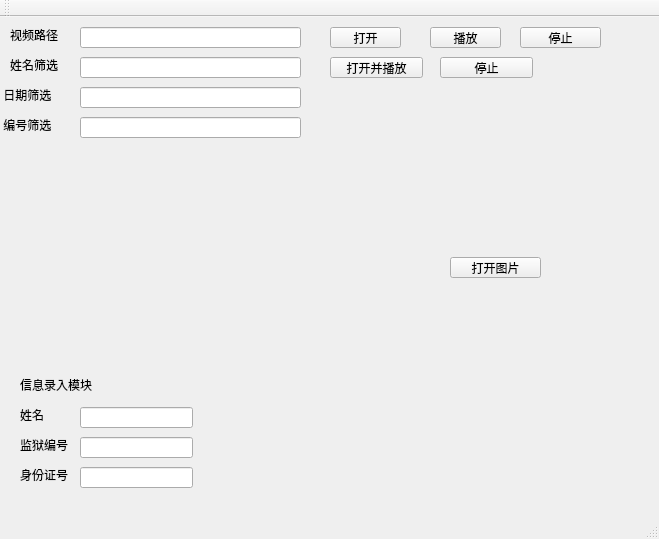
<?xml version="1.0" encoding="UTF-8"?>
<ui version="4.0">
 <class>MainWindow</class>
 <widget class="QMainWindow" name="MainWindow">
  <property name="geometry">
   <rect>
    <x>0</x>
    <y>0</y>
    <width>659</width>
    <height>539</height>
   </rect>
  </property>
  <property name="windowTitle">
   <string>MainWindow</string>
  </property>
  <widget class="QWidget" name="centralWidget">
   <widget class="QPushButton" name="pushButton">
    <property name="geometry">
     <rect>
      <x>330</x>
      <y>10</y>
      <width>71</width>
      <height>21</height>
     </rect>
    </property>
    <property name="text">
     <string>打开</string>
    </property>
   </widget>
   <widget class="QLabel" name="label">
    <property name="geometry">
     <rect>
      <x>10</x>
      <y>10</y>
      <width>72</width>
      <height>15</height>
     </rect>
    </property>
    <property name="text">
     <string>视频路径</string>
    </property>
   </widget>
   <widget class="QLineEdit" name="lineEdit">
    <property name="geometry">
     <rect>
      <x>80</x>
      <y>10</y>
      <width>221</width>
      <height>21</height>
     </rect>
    </property>
   </widget>
   <widget class="QPushButton" name="pushButton_2">
    <property name="geometry">
     <rect>
      <x>430</x>
      <y>10</y>
      <width>71</width>
      <height>21</height>
     </rect>
    </property>
    <property name="text">
     <string>播放</string>
    </property>
   </widget>
   <widget class="QPushButton" name="pushButton_3">
    <property name="geometry">
     <rect>
      <x>520</x>
      <y>10</y>
      <width>81</width>
      <height>21</height>
     </rect>
    </property>
    <property name="text">
     <string>停止</string>
    </property>
   </widget>
   <widget class="QLabel" name="labelvedio1">
    <property name="geometry">
     <rect>
      <x>10</x>
      <y>160</y>
      <width>301</width>
      <height>171</height>
     </rect>
    </property>
    <property name="text">
     <string/>
    </property>
   </widget>
   <widget class="QLineEdit" name="lineEdit_2">
    <property name="geometry">
     <rect>
      <x>80</x>
      <y>390</y>
      <width>113</width>
      <height>21</height>
     </rect>
    </property>
   </widget>
   <widget class="QLineEdit" name="lineEdit_3">
    <property name="geometry">
     <rect>
      <x>80</x>
      <y>420</y>
      <width>113</width>
      <height>21</height>
     </rect>
    </property>
   </widget>
   <widget class="QLineEdit" name="lineEdit_4">
    <property name="geometry">
     <rect>
      <x>80</x>
      <y>450</y>
      <width>113</width>
      <height>21</height>
     </rect>
    </property>
   </widget>
   <widget class="QLabel" name="label_2">
    <property name="geometry">
     <rect>
      <x>20</x>
      <y>390</y>
      <width>72</width>
      <height>15</height>
     </rect>
    </property>
    <property name="text">
     <string>姓名</string>
    </property>
   </widget>
   <widget class="QLabel" name="label_3">
    <property name="geometry">
     <rect>
      <x>20</x>
      <y>420</y>
      <width>72</width>
      <height>15</height>
     </rect>
    </property>
    <property name="text">
     <string>监狱编号</string>
    </property>
   </widget>
   <widget class="QLabel" name="label_5">
    <property name="geometry">
     <rect>
      <x>20</x>
      <y>360</y>
      <width>111</width>
      <height>16</height>
     </rect>
    </property>
    <property name="text">
     <string>信息录入模块</string>
    </property>
   </widget>
   <widget class="QLabel" name="label_4">
    <property name="geometry">
     <rect>
      <x>20</x>
      <y>450</y>
      <width>72</width>
      <height>15</height>
     </rect>
    </property>
    <property name="text">
     <string>身份证号</string>
    </property>
   </widget>
   <widget class="QLineEdit" name="lineEdit_5">
    <property name="geometry">
     <rect>
      <x>80</x>
      <y>40</y>
      <width>221</width>
      <height>21</height>
     </rect>
    </property>
   </widget>
   <widget class="QPushButton" name="pushButton_4">
    <property name="geometry">
     <rect>
      <x>330</x>
      <y>40</y>
      <width>93</width>
      <height>21</height>
     </rect>
    </property>
    <property name="text">
     <string>打开并播放</string>
    </property>
   </widget>
   <widget class="QPushButton" name="pushButton_5">
    <property name="geometry">
     <rect>
      <x>440</x>
      <y>40</y>
      <width>93</width>
      <height>21</height>
     </rect>
    </property>
    <property name="text">
     <string>停止</string>
    </property>
   </widget>
   <widget class="QLabel" name="label_6">
    <property name="geometry">
     <rect>
      <x>10</x>
      <y>40</y>
      <width>72</width>
      <height>15</height>
     </rect>
    </property>
    <property name="text">
     <string>姓名筛选</string>
    </property>
   </widget>
   <widget class="QPushButton" name="pushButton_6">
    <property name="geometry">
     <rect>
      <x>450</x>
      <y>240</y>
      <width>91</width>
      <height>21</height>
     </rect>
    </property>
    <property name="text">
     <string>打开图片</string>
    </property>
   </widget>
   <widget class="QLabel" name="labelimage">
    <property name="geometry">
     <rect>
      <x>370</x>
      <y>280</y>
      <width>261</width>
      <height>181</height>
     </rect>
    </property>
    <property name="text">
     <string/>
    </property>
   </widget>
   <widget class="QLineEdit" name="lineEdit_6">
    <property name="geometry">
     <rect>
      <x>80</x>
      <y>70</y>
      <width>221</width>
      <height>21</height>
     </rect>
    </property>
   </widget>
   <widget class="QLineEdit" name="lineEdit_7">
    <property name="geometry">
     <rect>
      <x>80</x>
      <y>100</y>
      <width>221</width>
      <height>21</height>
     </rect>
    </property>
   </widget>
   <widget class="QLabel" name="label_7">
    <property name="geometry">
     <rect>
      <x>0</x>
      <y>70</y>
      <width>72</width>
      <height>15</height>
     </rect>
    </property>
    <property name="text">
     <string> 日期筛选</string>
    </property>
   </widget>
   <widget class="QLabel" name="label_8">
    <property name="geometry">
     <rect>
      <x>0</x>
      <y>100</y>
      <width>72</width>
      <height>15</height>
     </rect>
    </property>
    <property name="text">
     <string> 编号筛选</string>
    </property>
   </widget>
  </widget>
  <widget class="QMenuBar" name="menuBar">
   <property name="geometry">
    <rect>
     <x>0</x>
     <y>0</y>
     <width>659</width>
     <height>26</height>
    </rect>
   </property>
  </widget>
  <widget class="QToolBar" name="mainToolBar">
   <attribute name="toolBarArea">
    <enum>TopToolBarArea</enum>
   </attribute>
   <attribute name="toolBarBreak">
    <bool>false</bool>
   </attribute>
  </widget>
  <widget class="QStatusBar" name="statusBar"/>
 </widget>
 <layoutdefault spacing="6" margin="11"/>
 <resources/>
 <connections/>
</ui>
